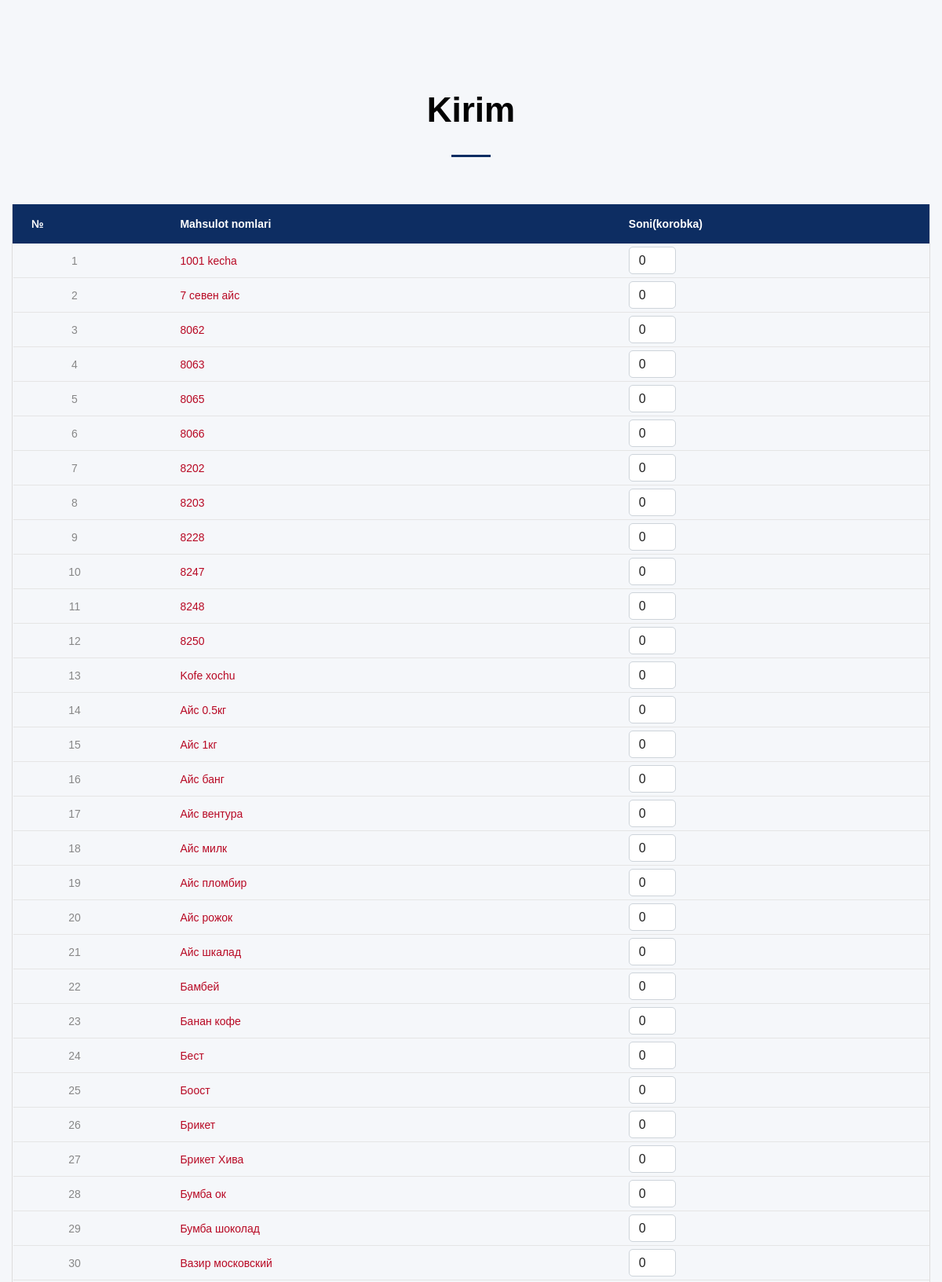
Screenshot of /kirim (signed in, upper part) with the database file from the repository.
### backend/models.py (models this page shows, shortened)
class Product(models.Model):
    photo = models.ImageField(
        upload_to='media/',
        null=True,
        blank=True,
        default='media/default.jpg',
        verbose_name='rasm'
    )
    name = models.CharField(max_length=255, unique=True, verbose_name='nomi')
    price = models.IntegerField(verbose_name='narxi')
    case = models.IntegerField(default=1, verbose_name='yashikdagi soni')
    count = models.IntegerField(default=0, verbose_name='qoldiq')
    class Meta:
        verbose_name = 'maxsulot'
        verbose_name_plural = 'maxsulotlar'
    def total_price(self):
        return self.price * self.count * self.case

### backend/views.py (the view)
# urls.py: path('kirim', kirim, name='kirim'),
@login_required
def kirim(request):
    context = dict()
    context['products'] = list(Product.objects.all().order_by('name'))
    context['summa'] = 0
    for i in Product.objects.all():
        context['summa'] += i.total_price()
    context['count'] = 0
    for i in Product.objects.all():
        context['count'] += i.count
    if request.user.groups.filter(name='Склад').exists():
        return render(request, 'kirim.html', context)
    else:
        return HttpResponse("У вас нет прав для просмотра этой страницы.")

### templates/kirim.html (shortened to what this page needs)
{% extends "./base.html" %}
{% load static %}
{% block body %}
<div class="page text-center">
    <section class="section section-xl bg-catskill">
        <div class="container">
            <h2 class="fw-bold">Kirim</h2>
            <hr class="divider bg-madison">
            <div class="offset-top-60">
                <div class="table-responsive clearfix">
                    <table class="table-dark-blue table-custom table table-custom-wrap">
                        <tbody>
                            <tr>
                                <th>№</th>
                                <th>Mahsulot nomlari</th>
                                <th>Soni(korobka)</th>
                            </tr>
                            {% for product in products %}
                            <tr>
                                <td class="text-center p">{{ forloop.counter }}</td>
                                <td><a class="link-primary" href="#">{{ product.name }}</a></td>
                                <td>
                                    <input class="form-input input-sm product-quantity" type="" data-zeros="true"
                                        value="0" min="0" max="90000" style="width: 60px; height: 35px">
                                </td>
                            </tr>
                            {% endfor %}
                        </tbody>
                    </table>
                </div>
            </div>
        </div>
    </section>
</div>
{% endblock %}

### rows the page displays
Product: name "1001 kecha"
Product: name "7 севен айс"
Product: name "8062"
Product: name "8063"
Product: name "8065"
Product: name "8066"
Product: name "8202"
Product: name "8203"
Product: name "8228"
Product: name "8247"
Product: name "8248"
Product: name "8250"
Product: name "Kofe xochu"
Product: name "Айс 0.5кг"
Product: name "Айс 1кг"
Product: name "Айс банг"
Product: name "Айс вентура"
Product: name "Айс милк"
Product: name "Айс пломбир"
Product: name "Айс рожок"
Product: name "Айс шкалад"
Product: name "Бамбей"
Product: name "Банан кофе"
Product: name "Бест"
Product: name "Боост"
Product: name "Брикет"
Product: name "Брикет Хива"
Product: name "Бумба ок"
Product: name "Бумба шоколад"
Product: name "Вазир московский"
